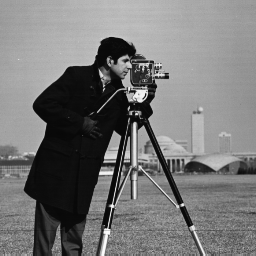
%> input picture Images/cameraman.tif, 256 x 256 px
$ octave Minimo_Maximo_Escala_Grises.m   (GNU Octave 9; MATLAB toolbox functions it lacks are replaced by stand-ins)
%> lines starting %> are read from the running program, lines starting %| are printed output that depends on the picture
%% Comprobacion de valores en escala de grises
img = imread("cameraman.tif"); %Leer una imagen
%> img is the input picture: size 256x256 uint8; min 7, max 253, mean 118.7

x_brillo = 170;  %Asignamos valor a brillo
img_plus = img + x_brillo; %Aumenta brillo
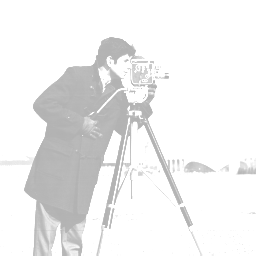
%> img_plus: size 256x256 uint8; min 177, max 255, mean 238.6
img_minus = img - x_brillo; %Disminuye brillo
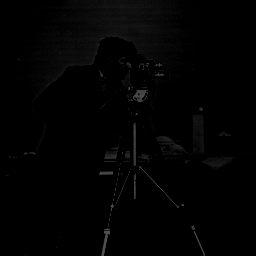
%> img_minus: size 256x256 uint8; min 0, max 83, mean 2.3

fprintf('X_Brillo:   %d \n', x_brillo); %imprime valor de brillo
fprintf('Imagen Original:   %d \n', img(1,1)); %Imprimer el valor de un pixel original
%| Imagen Original:   156
fprintf('Imagen Aumentado:  %d \n ', img_plus(1,1)); %Imprimer el valor de un pixel aumentado
fprintf('Imagen Disminuido: %d \n ', img_minus(1,1)); %Imprimer el valor de un pixel dismuido
%| Imagen Aumentado:  255
%|  Imagen Disminuido: 0
